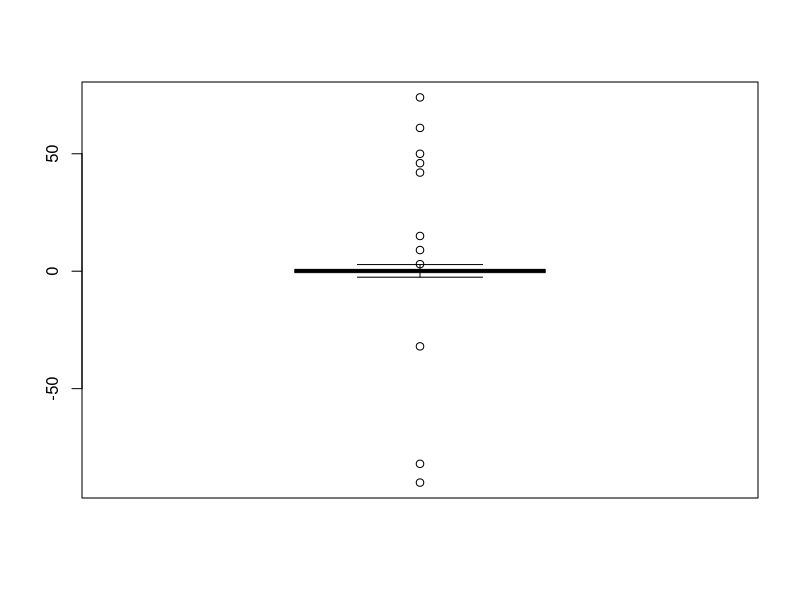
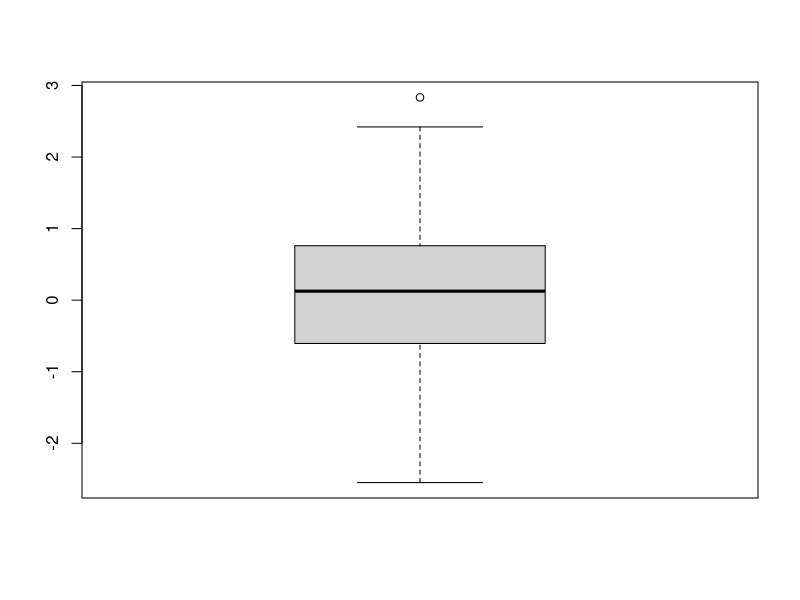

Write the R code that produced these figures, in order.
data <- rnorm(500)
print(data)
data[1:10] <- c(46,9,15,-90,42,50,-82,74,61,-32)
boxplot(data)
data <- data[!data %in% boxplot.stats(data)$out]
boxplot(data)